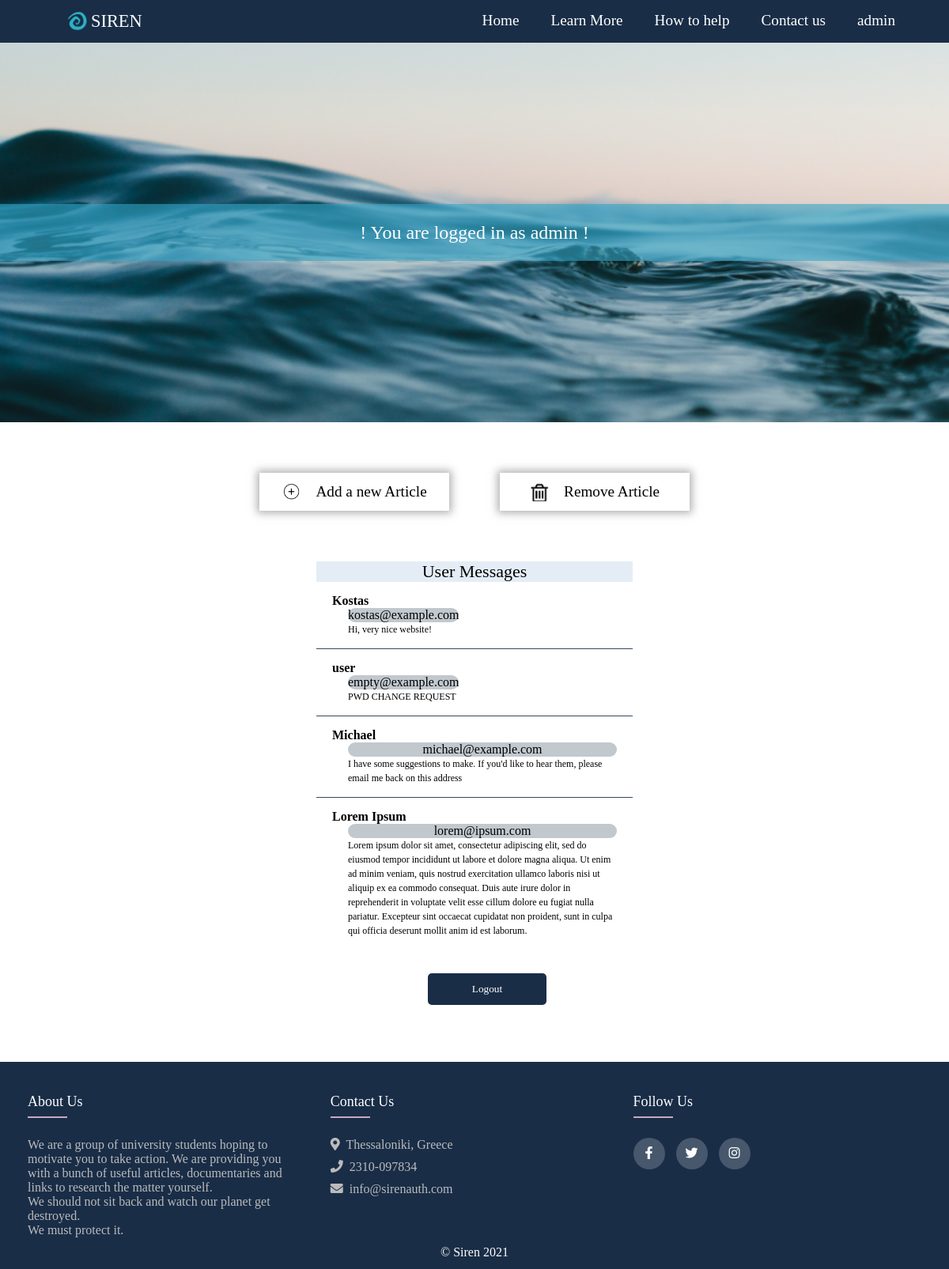
Page /html/admin.php?login=success (signed in) on the committed database.
### tables this page shows
CREATE TABLE `messages` (
  `id` int(11) NOT NULL,
  `contactName` varchar(100) NOT NULL,
  `contactEmail` varchar(100) NOT NULL,
  `contactText` varchar(8000) NOT NULL,
  `isRead` tinyint(1) NOT NULL DEFAULT 0
);

### html/admin.php (the view, shortened to what this page needs)
<?php include 'server.php'?>
<!DOCTYPE html>
<html lang="en">
<head>
  <link rel="stylesheet" type="text/css" href="../css/styles.css" />
  <link rel="stylesheet" type="text/css"
    href="https://cdnjs.cloudflare.com/ajax/libs/font-awesome/5.15.3/css/all.min.css" />
</head>
<body>
  <div class="navbar">
		<div class="nav-bar-siren">
			<div class="siren-icon"></div>
			<a href="home.php" class="active">SIREN</a>
		</div>
		<div class="right-navbar" id="navbarID">
			<ul id="nav">
				<li><a href="home.php">Home</a></li>
				<li><a id="sub-menu-hover">Learn More</a>
				</li>
				<li><a href="help.php">How to help</a></li>
				<li><a href="contact.php">Contact us</a></li>
				<?php if (isset($_SESSION['username']) && ($_SESSION['username'] == 'admin')): ?>
				<li><a href="admin.php"><?php echo $_SESSION['username']; ?></a></li> <?php endif?>
			</ul>
		</div>
	</div>
  <div id="page-view">
    <div class="sticky-title">! You are logged in as admin !</div>
  </div>
  <div id="admin-container">
    <div class="admin-actions">
      <div class="admin-action-panel" onclick="document.getElementById('add-article').style.display='block'">
        <p>Add a new Article</p>
        <div class="admin-action-image" id="action-image1"></div>
      </div>
      <div class="admin-action-panel" onclick="document.getElementById('remove-article').style.display='block'">
        <p>Remove Article</p>
        <div class="admin-action-image" id="action-image2"></div>
      </div>
    </div>
    <div>
      <h3 class="see-msgs-header">User Messages</h3>
      <div class="contact-inbox">
        <ul>
          <?php $query = "SELECT * FROM messages";
$results = mysqli_query($db, $query);
$messages = mysqli_fetch_all($results, MYSQLI_ASSOC);
$size = count($messages);
for ($i = 0; $i < $size; $i++) {
    $name = sprintf($messages[$i]['contactName']);
    $email = sprintf($messages[$i]['contactEmail']);
    $text = sprintf($messages[$i]['contactText']);
    echo "
                            <li>
                                <div class=\"messages\">
                                  <div class=\"list-left\"><div class=\"name-display\"> $name </div>
                                </div>
                                <div class=\"list-right\">
                                  <div class=\"message\">
                                    <div class=\"mail-display\">$email</div>
                                    <div class=\"msg-display\">$text</div>
                                  </div>
                               </div>
                            </li>";
}
?>
        </ul>
      </div>
    </div>
    <div class="login-section">
      <form class="login-form" action="server.php" method="post">
        <button type="submit" style="width:150px;" name="logout" id="logout">Logout</button>
      </form>
    </div>
  </div>
  <footer>
    <div class="footer-content">
      <div class="row">
        <div class="col about">
          <h4>About Us</h4>
          <p class="footer-about">We are a group of university students hoping to motivate you to take action. We are
            providing you
            with a bunch of useful articles, documentaries and links to research the matter yourself.
            <br> We should not sit back and watch our planet get destroyed.<br>We must protect it.
          </p>
        </div>
        <div class="col contact-info">
          <h4 class="contact-footer">Contact Us</h4>
          <ul>
            <li><span><i class="fas fa-map-marker-alt"></i>&nbsp; Thessaloniki, Greece</span></li>
            <li><span><i class="fas fa-phone"></i>&nbsp; 2310-097834</span></li>
            <li><span style="text-transform: lowercase;"><i class="fas fa-envelope"></i>&nbsp; info@sirenauth.com</span>
            </li>
          </ul>
        </div>
        <div class="col follow-us">
          <h4 class="follow-footer">Follow us</h4>
          <div class="social-links">
            <a href="https://www.facebook.com/siren.auth/" target="_blank"><i class="fab fa-facebook-f"></i></a>
            <a href="https://twitter.com/AuthSiren" target="_blank"><i class="fab fa-twitter"></i></a>
            <a href="https://www.instagram.com/siren_auth/" target="_blank"><i class="fab fa-instagram"></i></a>
          </div>
        </div>
      </div>
      <div class="footer-bottom">
        &copy; Siren 2021
      </div>
    </div>
  </footer>
</body>
</html>

### rows in the picture
messages: contactName "Kostas", contactEmail "kostas@example.com", contactText "Hi, very nice website!"
messages: contactName "user", contactEmail "empty@example.com", contactText "PWD CHANGE REQUEST"
messages: contactName "Michael", contactEmail "michael@example.com", contactText "I have some suggestions to make. If you'd like to hear them, please email me back on this address"
messages: contactName "Lorem Ipsum", contactEmail "lorem@ipsum.com", contactText "Lorem ipsum dolor sit amet, consectetur adipiscing elit, sed do eiusmod tempor incididunt ut labore et dolore magna aliqua. Ut enim ad minim veniam, quis nostrud exercitation ullamco laboris nisi ut aliquip ex ea commodo consequat. Duis aute irure dolor in reprehenderit in voluptate velit esse cillum dolore eu fugiat nulla pariatur. Excepteur sint occaecat cupidatat non proident, sunt in culpa qui officia deserunt mollit anim id est laborum."

### other values in the picture
$_SESSION['username'] "admin"
